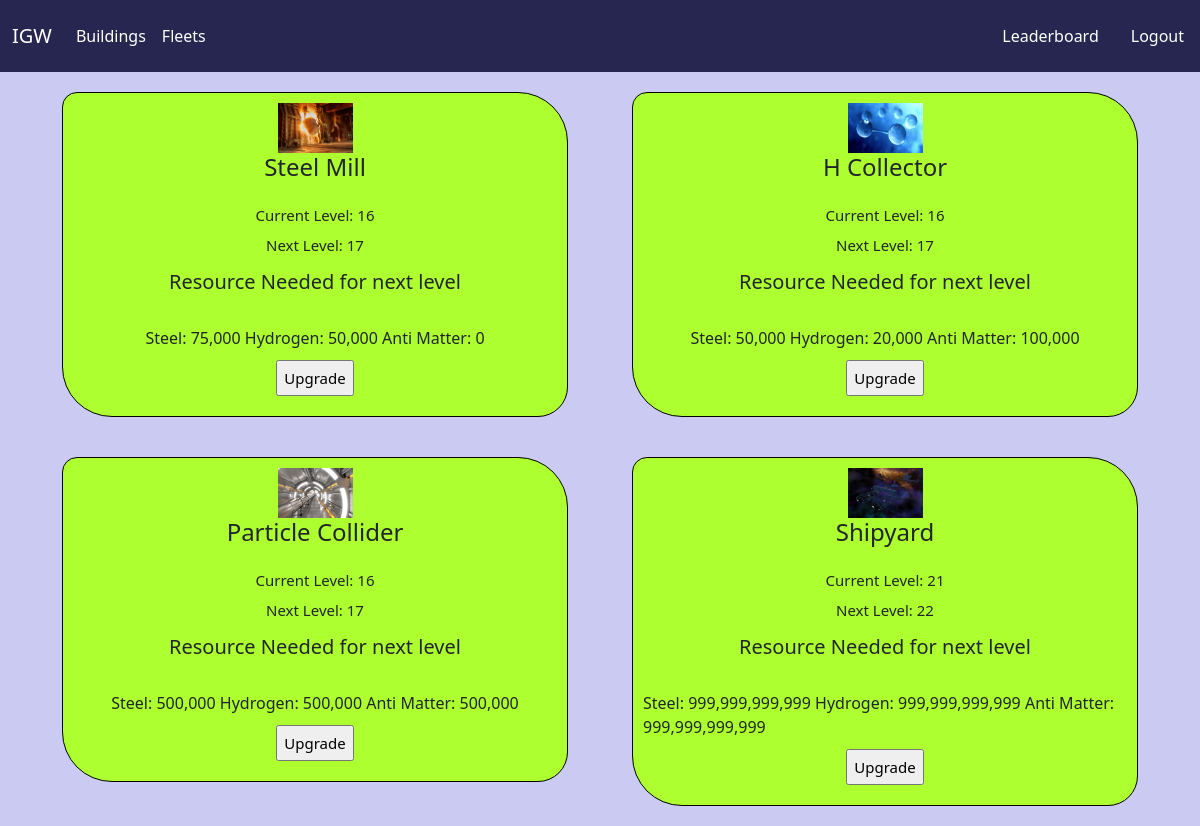
The app's page /game/buildings (signed in) with its own data.
### game/models.py (models this page shows, shortened)
class Building(models.Model):
    Name = models.CharField(primary_key = True, unique=True, max_length=64)
    SteelMill = models.PositiveIntegerField(default=0)
    HCollector = models.PositiveIntegerField(default=0)
    ParticleCollider = models.PositiveIntegerField(default=0)
    ShipFactory = models.PositiveIntegerField(default=0)

class SteelMills(models.Model):
    Level = models.AutoField(primary_key=True)
    Steel = models.PositiveIntegerField(default=0)
    Hydrogen = models.PositiveIntegerField(default=0)
    AntiMatter = models.PositiveIntegerField(default=0)

class HCollector(models.Model):
    Level = models.AutoField(primary_key=True)
    Steel = models.PositiveIntegerField(default=0)
    Hydrogen = models.PositiveIntegerField(default=0)
    AntiMatter = models.PositiveIntegerField(default=0)

class ParticleCollider(models.Model):
    Level = models.AutoField(primary_key=True)
    Steel = models.PositiveIntegerField(default=0)
    Hydrogen = models.PositiveIntegerField(default=0)
    AntiMatter = models.PositiveIntegerField(default=0)

class ShipFactory(models.Model):
    Level = models.AutoField(primary_key=True)
    Steel = models.PositiveIntegerField(default=0)
    Hydrogen = models.PositiveIntegerField(default=0)
    AntiMatter = models.PositiveIntegerField(default=0)

### game/views.py (the view, shortened to what this page needs)
# urls.py: path("buildings", views.buildings, name="buildings"),
def buildings(request):
    if not request.user.is_authenticated:
        return HttpResponseRedirect(reverse("index"))
    player = str(request.user.username)
    build = Building.objects.get(Name=player)
    steel = build.SteelMill + 1
    hydro = build.HCollector + 1
    pc = build.ParticleCollider + 1
    sf = build.ShipFactory + 1
    return render(request, "game/buildings.html", {
        "builds": Building.objects.get(Name=player),
        "steel": SteelMills.objects.get(Level=steel),
        "hydro": HCollector.objects.get(Level=hydro),
        "particle": ParticleCollider.objects.get(Level=pc),
        "ship": ShipFactory.objects.get(Level=sf)
    }
    )

### game/templates/game/buildings.html (shortened to what this page needs)
{% extends "game/layout.html" %}
{% load static %}
{% load humanize %}
{% load mathfilters %}
{% block body %}
<div class="container-sm">
    <div class="row">
        <div class="col">
            <div class="flex-container horse">
                <img src="{% static 'game/SM.jpg' %}" alt="My image" width="75" height="50">
                <h4>Steel Mill</h4>
                <div>
                    Current Level: {{ builds.SteelMill }}<br>
                    Next Level: {{ builds.SteelMill|add:1 }}
                </div>
                <h5>Resource Needed for next level</h5><br>
                Steel: {{ steel.Steel|intcomma }} Hydrogen: {{ steel.Hydrogen|intcomma }} Anti Matter: {{ steel.AntiMatter|intcomma }}
                <br>
                <div>
                    <form method="post" name="steel">
                        <input type="submit" name="steel" value="Upgrade">
                    </form>
                </div>
            </div>
        </div>
        <div class="col">
            <div class="flex-container horse">
                <img src="{% static 'game/hy.jpg' %}" alt="My image" width="75" height="50">
                <h4>H Collector</h4>
                <div>
                    Current Level: {{ builds.HCollector }}<br>
                    Next Level: {{ builds.HCollector|add:"1" }}
                </div>
                <h5>Resource Needed for next level</h5><br>
                Steel: {{ hydro.Steel|intcomma }} Hydrogen: {{ hydro.Hydrogen|intcomma }} Anti Matter: {{ hydro.AntiMatter|intcomma }}
                <br>
                <div>
                    <form method="post" name="hydrogen">
                        <input type="submit" name="hydrogen" value="Upgrade">
                    </form>
                </div>
            </div>
        </div>
    </div>
    <div class="row">
        <div class="col">
            <div class="flex-container horse">
                <img src="{% static 'game/pc.jpg' %}" alt="My image" width="75" height="50">
                <h4>Particle Collider</h4>
                <div>
                    Current Level: {{ builds.ParticleCollider }}<br>
                    Next Level: {{ builds.ParticleCollider|add:"1" }}
                </div>
                <h5>Resource Needed for next level</h5><br>
                Steel: {{ particle.Steel|intcomma }} Hydrogen: {{ particle.Hydrogen|intcomma }} Anti Matter: {{ particle.AntiMatter|intcomma }}
                <br>
                <div>
                    <form method="post" name="particle">
                        <input type="submit" name="particle" value="Upgrade">
                    </form>
                </div>
            </div>
        </div>
        <div class="col">
            <div class="flex-container horse">
                <img src="{% static 'game/BS.jpg' %}" alt="My image" width="75" height="50">
                <h4>Shipyard</h4>
                <div>
                    Current Level: {{ builds.ShipFactory }}<br>
                    Next Level: {{ builds.ShipFactory|add:"1" }}
                </div>
                <h5>Resource Needed for next level</h5><br>
                Steel: {{ ship.Steel|intcomma }} Hydrogen: {{ ship.Hydrogen|intcomma }} Anti Matter: {{ ship.AntiMatter|intcomma }}
                <br>
                <div>
                    <form method="post" name="ship">
                        <input type="submit" name="ship" value="Upgrade">
                    </form>
                </div>
            </div>
        </div>
    </div>
</div>
{% endblock %}

### game/templates/game/layout.html (shortened to what this page needs)
{% load static %}
<!DOCTYPE html>
<html lang="en">
    <head>
        <link href="https://cdn.jsdelivr.net/npm/bootstrap@5.1.3/dist/css/bootstrap.min.css" rel="stylesheet">
        <link href="{% static 'game/styles.css' %}" rel="stylesheet">
    </head>
    <body>
      <nav class="navbar navbar-expand-lg navbar-dark">
            <div class="container-fluid">
              <a class="navbar-brand" href="/game">IGW</a>
              <div class="collapse navbar-collapse" id="navbarSupportedContent">
                <ul class="navbar-nav me-auto mb-2 mb-lg-0">
                  <li class="nav-item">
                    <a class="nav-link active" href="/game/buildings">Buildings</a>
                  </li>
                  <li class="nav-item">
                    <a class="nav-link active" href="/game/fleets">Fleets</a>
                  </li>
                </ul>
              </div>
            </div>
            <span class="navbar-text">
              <a class="nav-link" href="/game/leaderboard">Leaderboard</a>
            </span>
            <span class="navbar-text">
                <a class="nav-link" href='{% url 'logout' %}'>Logout</a>
            </span>
        </nav>
                {% block body %}
                {% endblock %}
      </body>
</html>

### game/static/game/styles.css (style rules this page uses)
h3, h5, h4 { text-align: center; }
.navbar { background-color: rgb(38, 38, 80) }
body { background-color: rgb(202, 202, 243) }
.horse { display: flex; flex-direction: column; background-color: greenyellow; flex-wrap: nowrap; padding: 10px; margin: 20px; justify-content: center; align-items: center; border: 1px solid black; border-radius: 15px 50px 30px }
.flex-container > div { width: 180px; margin: 10px; text-align: center; line-height: 30px; font-size: 15px; }

### records on screen
Building: SteelMill "16", SteelMill|add "17", HCollector "16", HCollector|add "17", ParticleCollider "16", ParticleCollider|add "17", ShipFactory "21", ShipFactory|add "22"
SteelMills: Steel "75,000", Hydrogen "50,000", AntiMatter "0"
HCollector: Steel "50,000", Hydrogen "20,000", AntiMatter "100,000"
ParticleCollider: Steel "500,000", Hydrogen "500,000", AntiMatter "500,000"
ShipFactory: Steel "999,999,999,999", Hydrogen "999,999,999,999", AntiMatter "999,999,999,999"
